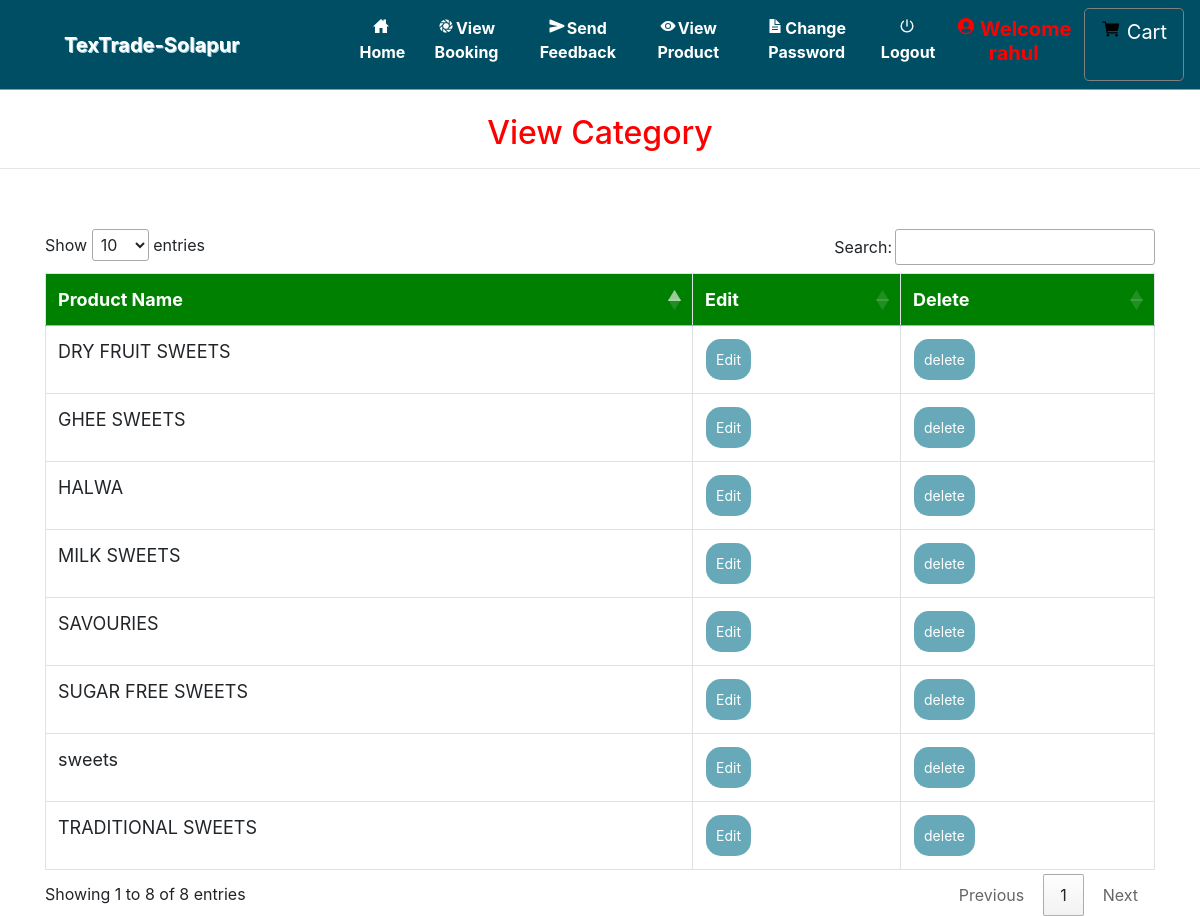
Page /view_categary/ (signed in) on the earlier database version.
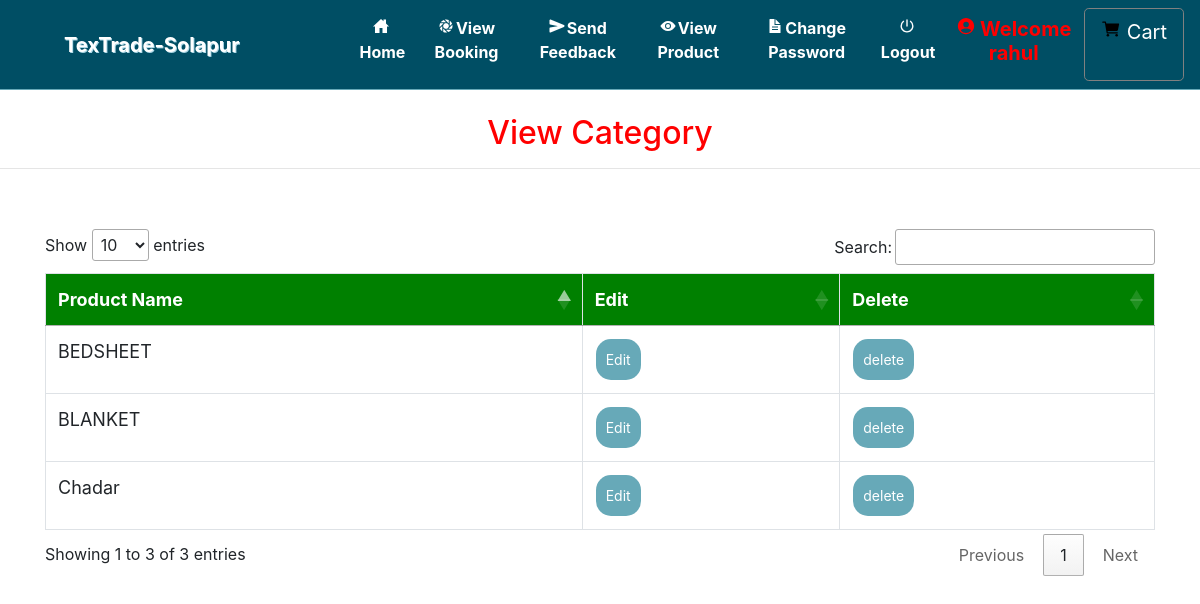
Same page on the later database version.
### grocery/models.py (models this page shows, shortened)
class Category(models.Model):
    name = models.CharField(max_length=30, null=True)

### grocery/views.py (the view)
# urls.py: path('view_categary/', View_Categary, name='view_categary'),
def View_Categary(request):
    if not request.user.is_authenticated:
        return redirect('login_admin')
    pro = Category.objects.all()
    d = {'pro': pro}
    return render(request,'view_category.html', d)

### grocery/templates/view_category.html (shortened to what this page needs)
{% extends 'navigation.html' %}
{% block body %}
<center><h2 style="color:red;margin-top:2%">View Category</h2></center><hr>
<div class="container" style="margin-top:5%">
<table class="table table-bordered" id="myTable">
  <thead>
  <tr>
    <th>Product Name</th>
	 <th>Edit</th>
    <th>Delete</th>
  </tr>
  </thead>
   <tbody>
    {% for i in pro %}
  <tr>
    <td>{{i.name}}</td>
	 <td><a href="{% url 'edit_category' i.id %}" ><button class="button button1 btn-success">Edit</button></a></td>
    <td><a href="{% url 'delete_category' i.id %}" onclick="return confirm('Are you sure?')"><button class="button button1">delete</button></a></td>
  </tr>
    {% endfor %}
    </tbody>
</table>
 </div>
{% endblock %}

Differences in the rows shown:
removed Category: name "HALWA"
removed Category: name "SUGAR FREE SWEETS"
removed Category: name "SAVOURIES"
removed Category: name "TRADITIONAL SWEETS"
removed Category: name "sweets"
changed Category: name "GHEE SWEETS" → "Chadar"
changed Category: name "DRY FRUIT SWEETS" → "BLANKET"
changed Category: name "MILK SWEETS" → "BEDSHEET"
Other differences:
text written by a page script: "Show entries Search: Showing 1 to 8 of 8 entries Previous 1 Next" → "Show entries Search: Showing 1 to 3 of 3 entries Previous 1 Next"
